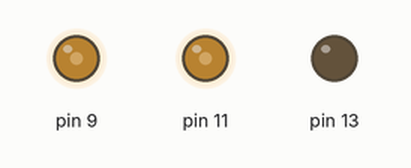
Recording of a sketch running on a simulated Arduino Uno, built with avr-gcc and run on an emulated ATmega328P. On the bench: output pins drawn as LEDs (lit = HIGH).

Above: at 0.1 s.
Timing chart, 0 to 1.6 s (numbered marks = the images above):
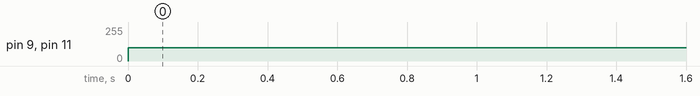

Measured:
- by itself, pin 9, pin 11: 0/255 → 100/255 at 0.00 s

The sketch:

Test_LT.ino
```cpp
void setup() {
  // put your setup code here, to run once:
  pinMode(A0, INPUT_PULLUP), (A1, INPUT_PULLUP),
          (A2, INPUT_PULLUP), (A3, INPUT_PULLUP),
          (A4, INPUT_PULLUP), (A5, INPUT_PULLUP);
  //(A15,INPUT);
  pinMode(13, OUTPUT), (11, OUTPUT), (10, OUTPUT),
          (9, OUTPUT), (8, OUTPUT);

}

void loop() {
  // put your main code here, to run repeatedly:
//  if (digitalRead(A0) == LOW) {
//    digitalWrite(13, HIGH);
//    delay(90);
//    digitalWrite(13, LOW);
//  }
//  else if (digitalRead(A1) == LOW) {
//    motor(0,120);
//  }
//
//  else if (digitalRead(A2) == LOW) {
//    motor(120,0);
//  }
//
//  else if (digitalRead(A3) == LOW) {
//    motor(0,-120);
//  }
//
//  else if (digitalRead(A4) == LOW) {
//   motor(-120,0);
//  }
//  else if (digitalRead(A5) == LOW) {
//    for (int i = 0; i <= 255; i++) {
//      motor(i,i); delay(20);
//    }
//  }
//  else
//  {
//    motor(0,0);
//  }
motor(100,100);
}
void motor(int speedL, int speedR)
{
  if (speedL > 255)speedL = 255;
  else if (speedL < -255)speedL = -255;
  if (speedR > 255)speedR = 255;
  else if (speedR < -255)speedR = -255;

  if (speedL >= 0)
  {
    digitalWrite(10, HIGH); analogWrite(11, speedL);
  }
  else
  {
    digitalWrite(10, LOW); analogWrite(11, abs(speedL));
  }
  if (speedR >= 0)
  {
    digitalWrite(8, HIGH); analogWrite(9, speedR);
  }
  else
  {
    digitalWrite(8, LOW); analogWrite(9, abs(speedR));
  }
}
```
